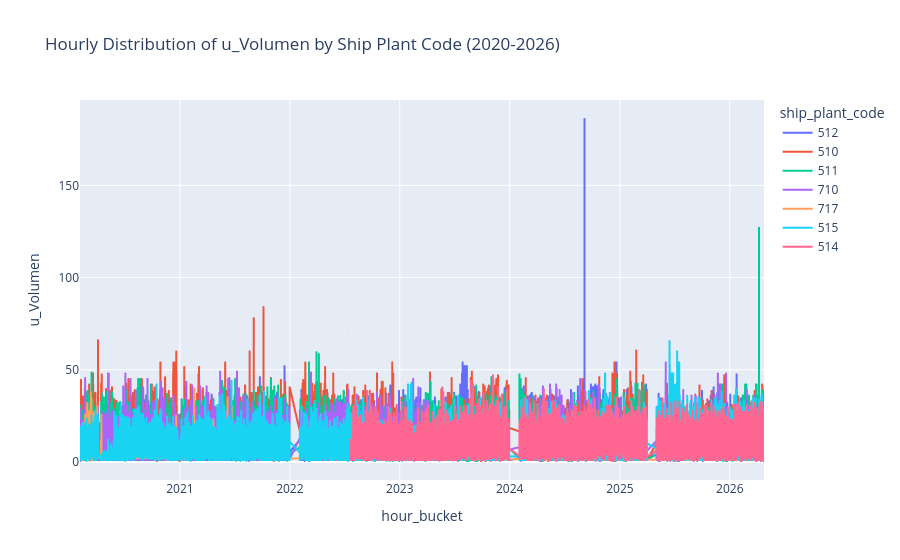

The notebook cell this image was saved under:
### Code cell
# Check missing data over time
# Analyze hourly distribution of u_Volumen by ship_plant_code
hourly_distribution = (
    remissions
    .assign(hour_bucket=remissions["typed_time"].dt.floor("h"))
    .groupby(["hour_bucket", "ship_plant_code"], as_index=False)["u_Volumen"]
    .sum()
)

fig = px.line(
    hourly_distribution,
    x="hour_bucket",
    y="u_Volumen",
    color="ship_plant_code",
    title="Hourly Distribution of u_Volumen by Ship Plant Code (2020-2026)"
)
fig.show()

### Figure 1 — Plotly figure (JSON) as saved in the notebook; plotly's stock layout.template omitted (floating-point values rounded to 4 significant figures; data arrays with more than 128 entries replaced by an {"elided": "..."} marker saying what was removed)
{"data": [{"hovertemplate": "ship_plant_code=512<br>hour_bucket=%{x}<br>u_Volumen=%{y}<extra></extra>", "legendgroup": "512", "line": {"color": "#636efa", "dash": "solid"}, "marker": {"symbol": "circle"}, "mode": "lines", "name": "512", "showlegend": true, "type": "scattergl", "x": {"elided": "16607 str values"}, "xaxis": "x", "y": {"elided": "16607 float values"}, "yaxis": "y"}, {"hovertemplate": "ship_plant_code=510<br>hour_bucket=%{x}<br>u_Volumen=%{y}<extra></extra>", "legendgroup": "510", "line": {"color": "#EF553B", "dash": "solid"}, "marker": {"symbol": "circle"}, "mode": "lines", "name": "510", "showlegend": true, "type": "scattergl", "x": {"elided": "16590 str values"}, "xaxis": "x", "y": {"elided": "16590 float values"}, "yaxis": "y"}, {"hovertemplate": "ship_plant_code=511<br>hour_bucket=%{x}<br>u_Volumen=%{y}<extra></extra>", "legendgroup": "511", "line": {"color": "#00cc96", "dash": "solid"}, "marker": {"symbol": "circle"}, "mode": "lines", "name": "511", "showlegend": true, "type": "scattergl", "x": {"elided": "16608 str values"}, "xaxis": "x", "y": {"elided": "16608 float values"}, "yaxis": "y"}, {"hovertemplate": "ship_plant_code=710<br>hour_bucket=%{x}<br>u_Volumen=%{y}<extra></extra>", "legendgroup": "710", "line": {"color": "#ab63fa", "dash": "solid"}, "marker": {"symbol": "circle"}, "mode": "lines", "name": "710", "showlegend": true, "type": "scattergl", "x": {"elided": "13814 str values"}, "xaxis": "x", "y": {"elided": "13814 float values"}, "yaxis": "y"}, {"hovertemplate": "ship_plant_code=717<br>hour_bucket=%{x}<br>u_Volumen=%{y}<extra></extra>", "legendgroup": "717", "line": {"color": "#FFA15A", "dash": "solid"}, "marker": {"symbol": "circle"}, "mode": "lines", "name": "717", "showlegend": true, "type": "scattergl", "x": {"elided": "590 str values"}, "xaxis": "x", "y": {"elided": "590 float values"}, "yaxis": "y"}, {"hovertemplate": "ship_plant_code=515<br>hour_bucket=%{x}<br>u_Volumen=%{y}<extra></extra>", "legendgroup": "515", "line": {"color": "#19d3f3", "dash": "solid"}, "marker": {"symbol": "circle"}, "mode": "lines", "name": "515", "showlegend": true, "type": "scattergl", "x": {"elided": "16524 str values"}, "xaxis": "x", "y": {"elided": "16524 float values"}, "yaxis": "y"}, {"hovertemplate": "ship_plant_code=514<br>hour_bucket=%{x}<br>u_Volumen=%{y}<extra></extra>", "legendgroup": "514", "line": {"color": "#FF6692", "dash": "solid"}, "marker": {"symbol": "circle"}, "mode": "lines", "name": "514", "showlegend": true, "type": "scattergl", "x": {"elided": "9677 str values"}, "xaxis": "x", "y": {"elided": "9677 float values"}, "yaxis": "y"}], "layout": {"legend": {"title": {"text": "ship_plant_code"}, "tracegroupgap": 0}, "title": {"text": "Hourly Distribution of u_Volumen by Ship Plant Code (2020-2026)"}, "xaxis": {"anchor": "y", "domain": [0, 1], "title": {"text": "hour_bucket"}}, "yaxis": {"anchor": "x", "domain": [0, 1], "title": {"text": "u_Volumen"}}}}
